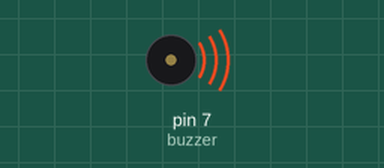
A sketch run on a simulated Arduino Uno, built with avr-gcc and run on an emulated ATmega328P. On the bench: buzzer (waves = sounding).

Above: at 0.1 s.
Timing chart, 0 to 40.0 s (numbered marks = the images above):
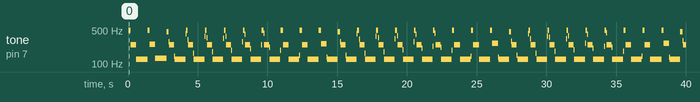

Measured:
- by itself, tone on pin 7 (buzzer): plays 496 Hz for 0.16 s, 249 Hz for 0.40 s, 125 Hz for 0.80 s, 496 Hz for 0.16 s, 255 Hz for 0.40 s, 131 Hz for 0.80 s … (150 notes in this stretch)

The sketch:

passive_buzzer_module_test_sketch.ino
```cpp
int buzzer = 7;

void setup() {
  pinMode(buzzer, OUTPUT);
}

void loop() {
  for(int i=0; i <80; i++) {
    digitalWrite (buzzer, HIGH);
    delay (1) ;
    digitalWrite (buzzer, LOW);
  delay (1) ;
  }

  for(int i=0; i <100; i++) {
    digitalWrite (buzzer, HIGH);
    delay (2);
    digitalWrite (buzzer, LOW);
    delay (2);
  }

  for(int i=0; i <100; i++) {
    digitalWrite (buzzer, HIGH);
    delay (4);
    digitalWrite (buzzer, LOW);
    delay (4);
  }
}
```
